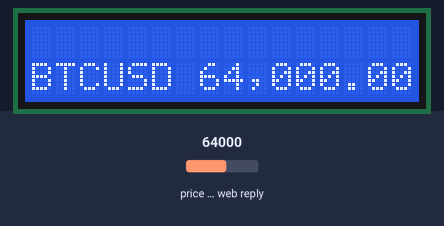
The sketch below on a simulated ESP32. Shown: 16×2 character LCD. The test bench sets the inputs (shaded band); at power-on: price in the web reply 64000. WiFi joins after 1.5 s; servers stay silent unless stated; web services answer with replies made up by the test bench.

Above: at 2.4 s.

The sketch:

main.ino
```cpp
#include <WiFi.h>
#include <HTTPClient.h>
#include <ArduinoJson.h>
#include <LiquidCrystal_I2C.h>
#include <stdlib.h>

LiquidCrystal_I2C lcd(0x27, 16, 2);
const char* ssid = "Marisa";
const char* password = "10092018";
const String urlAPI = "http://api.coindesk.com/v1/bpi/currentprice/BTC.json";


void setup() {
  initializeLed();
  connectWifi();
  writeInDisplay("Conectado");
}

void loop() {
  makeRequestAndGetBitcoinCurrentPrice();
  delay(300000);
}

void connectWifi() {
  WiFi.begin(ssid, password);

  while (WiFi.status() != WL_CONNECTED) {
    writeInDisplay("Conectando");
    delay(2000);
  }

  writeInDisplay("Conectado");
}

void initializeLed() {
  lcd.init();
  lcd.backlight();
}

void writeInDisplay(String message) {
  lcd.clear();
  lcd.setCursor(0, 1);
  lcd.print(message);
}

void makeRequestAndGetBitcoinCurrentPrice() {
  if ((WiFi.status() == WL_CONNECTED)) {
    HTTPClient httpClient;

    httpClient.begin(urlAPI);
    int httpCode = httpClient.GET();

    if (httpCode > 0) {
      String payload = httpClient.getString();

      StaticJsonDocument<768> doc;
      deserializeJson(doc, payload);

      JsonObject bpi = doc["bpi"];
      String bitcoinCurrentPrice = bpi["USD"]["rate"];

      bitcoinCurrentPrice.remove(9);
      writeInDisplay("BTCUSD " + bitcoinCurrentPrice);
      doc.clear();

    } else {
      writeInDisplay("Erro requisição");
    }

    httpClient.end();
  }
}
```
